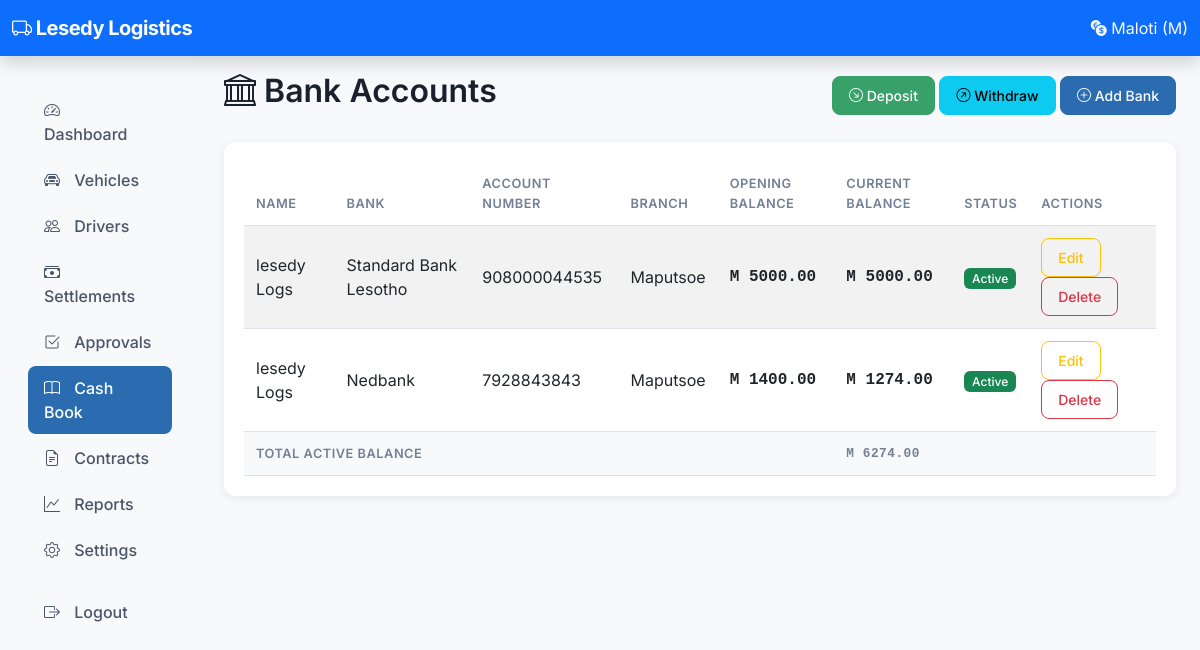
Page /owner/cashbook/banks/ (signed in) on the earlier database version.
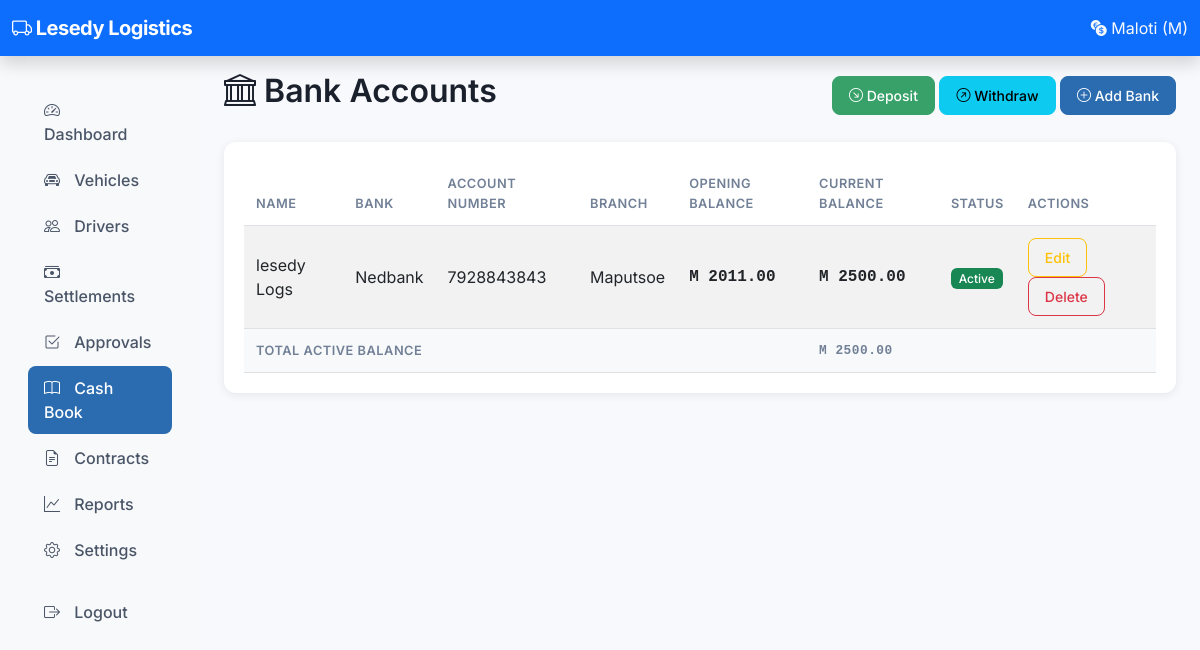
Same page on the later database version.
### cashbook/models.py (models this page shows, shortened)
class BankAccount(models.Model):
    name = models.CharField(max_length=100)
    account_number = models.CharField(max_length=50)
    bank_name = models.CharField(max_length=100)
    branch = models.CharField(max_length=100, blank=True)
    opening_balance = models.DecimalField(max_digits=12, decimal_places=2, default=0)
    current_balance = models.DecimalField(max_digits=12, decimal_places=2, default=0)
    is_active = models.BooleanField(default=True)
    created_at = models.DateTimeField(auto_now_add=True)
    updated_at = models.DateTimeField(auto_now=True)
    class Meta:
        ordering = ['name']

### cashbook/views.py (the view)
# urls.py: path('banks/', views.bank_list, name='owner_cashbook_banks'),
@_owner_required
def bank_list(request):
    accounts = BankAccount.objects.all().order_by('name')
    total_active = accounts.filter(is_active=True).aggregate(
        total=Sum('current_balance')
    )['total'] or 0
    return render(request, 'owner/cashbook/banks.html', {
        'accounts': accounts,
        'total_active': total_active,
    })

### accounts/context_processors.py (called while the page is built)
def pending_approvals(request):
    if request.user.is_authenticated and request.user.is_staff:
        count = DailySettlement.objects.filter(status='submitted').count()
        return {'pending_approvals': count}
    return {}

def system_settings(request):
    try:
        settings = SystemSettings.get_settings()
        return {
            'company_name': settings.company_name,
            'company_phone': settings.company_phone,
            'company_email': settings.company_email,
            'company_address': settings.company_address,
            'company_logo': settings.company_logo,
        }
    except Exception:
        return {
            'company_name': 'Taxi Accounting System',
            'company_phone': '',
            'company_email': '',
            'company_address': '',
            'company_logo': None,
        }

### accounts/models.py (called while the page is built)
    @classmethod
    def get_settings(cls):
        obj, created = cls.objects.get_or_create(id=1)
        return obj

### templates/owner/cashbook/banks.html (shortened to what this page needs)
{% extends 'base.html' %}
{% block content %}
<div class="d-flex justify-content-between align-items-center mb-4">
    <h2><i class="bi bi-bank"></i> Bank Accounts</h2>
    <div>
        <a href="{% url 'owner_cashbook_bank_deposit' %}" class="btn btn-success"><i class="bi bi-arrow-down-right-circle"></i> Deposit</a>
        <a href="{% url 'owner_cashbook_bank_withdraw' %}" class="btn btn-info"><i class="bi bi-arrow-up-right-circle"></i> Withdraw</a>
        <a href="{% url 'owner_cashbook_bank_add' %}" class="btn btn-primary"><i class="bi bi-plus-circle"></i> Add Bank</a>
    </div>
</div>
<div class="card">
    <div class="card-body">
        <div class="table-responsive">
            <table class="table table-striped">
                <thead>
                    <tr>
                        <th>Name</th>
                        <th>Bank</th>
                        <th>Account Number</th>
                        <th>Branch</th>
                        <th>Opening Balance</th>
                        <th>Current Balance</th>
                        <th>Status</th>
                        <th>Actions</th>
                    </tr>
                </thead>
                <tbody>
                    {% for a in accounts %}
                    <tr>
                        <td>{{ a.name }}</td>
                        <td>{{ a.bank_name }}</td>
                        <td>{{ a.account_number }}</td>
                        <td>{{ a.branch|default:"-" }}</td>
                        <td class="amount">M {{ a.opening_balance|floatformat:2 }}</td>
                        <td class="amount font-weight-bold">M {{ a.current_balance|floatformat:2 }}</td>
                        <td>
                            {% if a.is_active %}
                                <span class="badge bg-success">Active</span>
                            {% else %}
                                <span class="badge bg-secondary">Inactive</span>
                            {% endif %}
                        </td>
                        <td>
                            <a href="{% url 'owner_cashbook_bank_edit' a.id %}" class="btn btn-sm btn-outline-warning">Edit</a>
                            <a href="{% url 'owner_cashbook_bank_delete' a.id %}" class="btn btn-sm btn-outline-danger">Delete</a>
                        </td>
                    </tr>
                    {% empty %}
                    <tr><td colspan="8" class="text-center text-muted">No bank accounts added yet</td></tr>
                    {% endfor %}
                </tbody>
                <tfoot>
                    <tr class="table-light">
                        <th colspan="5">Total Active Balance</th>
                        <th class="amount">M {{ total_active|floatformat:2 }}</th>
                        <th colspan="2"></th>
                    </tr>
                </tfoot>
            </table>
        </div>
    </div>
</div>
{% endblock %}

Differences in the rows shown:
removed BankAccount: name "lesedy Logs", bank_name "Nedbank", account_number "7928843843", branch "Maputsoe", opening_balance "1400.00", current_balance "1274.00", is_active "Active"
changed BankAccount "lesedy Logs": bank_name "Standard Bank Lesotho" → "Nedbank"; account_number "908000044535" → "7928843843"; opening_balance "5000.00" → "2011.00"; current_balance "5000.00" → "2500.00"
Other differences:
{{ total_active|floatformat:2 }}: "6274.00" → "2500.00"
